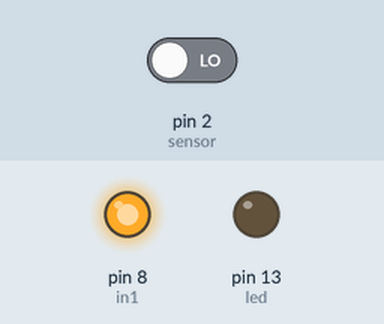
Simulated run of this sketch. Board: Arduino Uno, built with avr-gcc and run on an emulated ATmega328P. On the bench: output pins drawn as LEDs (lit = HIGH). The inputs (shaded band) are chosen by the test bench; at power-on: pin 2 (sensor) LOW. What the sketch prints to the serial monitor is not drawn.

Above: at 30.0 s.
Timing chart, 0 to 31.5 s (numbered marks = the images above):
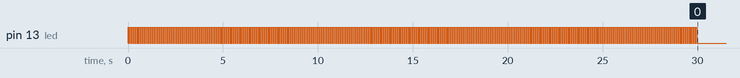

The sketch:

UnoR3-HCSR501-5vLowRelay-v2-OK.ino
```cpp
//adapted from web
//Note: disable all serial outputs for this to work from any power source
int in1 = 8;
int sensor = 2;
int led = 13;
unsigned long t=0;

void setup()
{
  Serial.begin(9600);
  pinMode(in1, OUTPUT);
  pinMode(sensor, INPUT);
  pinMode(led, OUTPUT);

  digitalWrite(in1,HIGH);
  digitalWrite(led,LOW);
  Serial.println("Sensor Warming up, pls wait for 30sec ...");
  // Warm up time for PIR sensor usually 30 to 60 secs is recommended
  // lets keep it 30s
  while(millis()<30000)
  {
    digitalWrite(led,HIGH);
    delay(50);
    digitalWrite(led,LOW);
    delay(50);
  }
  digitalWrite(led,LOW);
  Serial.println("PIR Sensor is now ready !");
}


void loop()
{
  digitalWrite(in1,HIGH);
  digitalWrite(led,LOW);
  if(digitalRead(sensor)==HIGH)
  {
    Serial.print("Motion detected at ");
    Serial.print(millis()/1000 );
    Serial.println("th sec");
   t=millis();
   while(millis()<(t+5000))
   {
   digitalWrite(in1,LOW);
   digitalWrite(led,HIGH);
     if((millis()>(t+2300))&&(digitalRead(sensor)==HIGH))
      {
       t=millis();
      }
   }
  }
}
```
